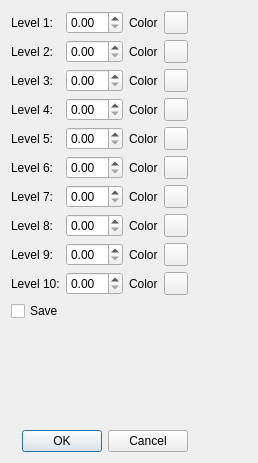
<ui version="4.0" >
 <class>BValueColors</class>
 <widget class="QDialog" name="BValueColors" >
  <property name="geometry" >
   <rect>
    <x>0</x>
    <y>0</y>
    <width>258</width>
    <height>463</height>
   </rect>
  </property>
  <property name="windowTitle" >
   <string>B-Value Range Colors</string>
  </property>
  <layout class="QGridLayout" name="gridLayout_2" >
   <item row="0" column="0" >
    <layout class="QGridLayout" name="gridLayout" >
     <item row="0" column="0" >
      <widget class="QLabel" name="levelLabel_1" >
       <property name="text" >
        <string>Level 1:</string>
       </property>
      </widget>
     </item>
     <item row="0" column="1" >
      <widget class="QDoubleSpinBox" name="levelSpinBox_1" />
     </item>
     <item row="0" column="2" >
      <widget class="QLabel" name="colorLabel_1" >
       <property name="text" >
        <string>Color</string>
       </property>
      </widget>
     </item>
     <item row="0" column="3" >
      <widget class="QToolButton" name="colorToolButton1" >
       <property name="text" >
        <string/>
       </property>
      </widget>
     </item>
     <item row="1" column="0" >
      <widget class="QLabel" name="levelLabel_2" >
       <property name="text" >
        <string>Level 2:</string>
       </property>
      </widget>
     </item>
     <item row="1" column="1" >
      <widget class="QDoubleSpinBox" name="levelSpinBox_2" />
     </item>
     <item row="1" column="2" >
      <widget class="QLabel" name="colorLabel_2" >
       <property name="text" >
        <string>Color</string>
       </property>
      </widget>
     </item>
     <item row="1" column="3" >
      <widget class="QToolButton" name="colorToolButton2" >
       <property name="text" >
        <string/>
       </property>
      </widget>
     </item>
     <item row="2" column="0" >
      <widget class="QLabel" name="levelLabel_3" >
       <property name="text" >
        <string>Level 3:</string>
       </property>
      </widget>
     </item>
     <item row="2" column="1" >
      <widget class="QDoubleSpinBox" name="levelSpinBox_3" />
     </item>
     <item row="2" column="2" >
      <widget class="QLabel" name="colorLabel_3" >
       <property name="text" >
        <string>Color</string>
       </property>
      </widget>
     </item>
     <item row="2" column="3" >
      <widget class="QToolButton" name="colorToolButton3" >
       <property name="text" >
        <string/>
       </property>
      </widget>
     </item>
     <item row="3" column="0" >
      <widget class="QLabel" name="levelLabel_4" >
       <property name="text" >
        <string>Level 4:</string>
       </property>
      </widget>
     </item>
     <item row="3" column="1" >
      <widget class="QDoubleSpinBox" name="levelSpinBox_4" />
     </item>
     <item row="3" column="2" >
      <widget class="QLabel" name="colorLabel_4" >
       <property name="text" >
        <string>Color</string>
       </property>
      </widget>
     </item>
     <item row="3" column="3" >
      <widget class="QToolButton" name="colorToolButton4" >
       <property name="text" >
        <string/>
       </property>
      </widget>
     </item>
     <item row="4" column="0" >
      <widget class="QLabel" name="levelLabel_5" >
       <property name="text" >
        <string>Level 5:</string>
       </property>
      </widget>
     </item>
     <item row="4" column="1" >
      <widget class="QDoubleSpinBox" name="levelSpinBox_5" />
     </item>
     <item row="4" column="2" >
      <widget class="QLabel" name="colorLabel_5" >
       <property name="text" >
        <string>Color</string>
       </property>
      </widget>
     </item>
     <item row="4" column="3" >
      <widget class="QToolButton" name="colorToolButton5" >
       <property name="text" >
        <string/>
       </property>
      </widget>
     </item>
     <item row="5" column="0" >
      <widget class="QLabel" name="levelLabel_6" >
       <property name="text" >
        <string>Level 6:</string>
       </property>
      </widget>
     </item>
     <item row="5" column="1" >
      <widget class="QDoubleSpinBox" name="levelSpinBox_6" />
     </item>
     <item row="5" column="2" >
      <widget class="QLabel" name="colorLabel_6" >
       <property name="text" >
        <string>Color</string>
       </property>
      </widget>
     </item>
     <item row="5" column="3" >
      <widget class="QToolButton" name="colorToolButton6" >
       <property name="text" >
        <string/>
       </property>
      </widget>
     </item>
     <item row="6" column="0" >
      <widget class="QLabel" name="levelLabel_7" >
       <property name="text" >
        <string>Level 7:</string>
       </property>
      </widget>
     </item>
     <item row="6" column="1" >
      <widget class="QDoubleSpinBox" name="levelSpinBox_7" />
     </item>
     <item row="6" column="2" >
      <widget class="QLabel" name="colorLabel_7" >
       <property name="text" >
        <string>Color</string>
       </property>
      </widget>
     </item>
     <item row="6" column="3" >
      <widget class="QToolButton" name="colorToolButton7" >
       <property name="text" >
        <string/>
       </property>
      </widget>
     </item>
     <item row="7" column="0" >
      <widget class="QLabel" name="levelLabel_8" >
       <property name="text" >
        <string>Level 8:</string>
       </property>
      </widget>
     </item>
     <item row="7" column="1" >
      <widget class="QDoubleSpinBox" name="levelSpinBox_8" />
     </item>
     <item row="7" column="2" >
      <widget class="QLabel" name="colorLabel_8" >
       <property name="text" >
        <string>Color</string>
       </property>
      </widget>
     </item>
     <item row="7" column="3" >
      <widget class="QToolButton" name="colorToolButton8" >
       <property name="text" >
        <string/>
       </property>
      </widget>
     </item>
     <item row="8" column="0" >
      <widget class="QLabel" name="levelLabel_9" >
       <property name="text" >
        <string>Level 9:</string>
       </property>
      </widget>
     </item>
     <item row="8" column="1" >
      <widget class="QDoubleSpinBox" name="levelSpinBox_9" />
     </item>
     <item row="8" column="2" >
      <widget class="QLabel" name="colorLabel_9" >
       <property name="text" >
        <string>Color</string>
       </property>
      </widget>
     </item>
     <item row="8" column="3" >
      <widget class="QToolButton" name="colorToolButton9" >
       <property name="text" >
        <string/>
       </property>
      </widget>
     </item>
     <item row="9" column="0" >
      <widget class="QLabel" name="levelLabel_10" >
       <property name="text" >
        <string>Level 10:</string>
       </property>
      </widget>
     </item>
     <item row="9" column="1" >
      <widget class="QDoubleSpinBox" name="levelSpinBox_10" />
     </item>
     <item row="9" column="2" >
      <widget class="QLabel" name="colorLabel_10" >
       <property name="text" >
        <string>Color</string>
       </property>
      </widget>
     </item>
     <item row="9" column="3" >
      <widget class="QToolButton" name="colorToolButton10" >
       <property name="text" >
        <string/>
       </property>
      </widget>
     </item>
     <item row="10" column="0" colspan="4" >
      <widget class="QCheckBox" name="saveCheckBox" >
       <property name="text" >
        <string>Save</string>
       </property>
      </widget>
     </item>
    </layout>
   </item>
   <item row="0" column="1" >
    <spacer name="horizontalSpacer" >
     <property name="orientation" >
      <enum>Qt::Horizontal</enum>
     </property>
     <property name="sizeHint" stdset="0" >
      <size>
       <width>3</width>
       <height>20</height>
      </size>
     </property>
    </spacer>
   </item>
   <item row="1" column="0" >
    <spacer name="verticalSpacer" >
     <property name="orientation" >
      <enum>Qt::Vertical</enum>
     </property>
     <property name="sizeHint" stdset="0" >
      <size>
       <width>20</width>
       <height>8</height>
      </size>
     </property>
    </spacer>
   </item>
   <item row="2" column="0" >
    <widget class="QDialogButtonBox" name="buttonBox" >
     <property name="orientation" >
      <enum>Qt::Horizontal</enum>
     </property>
     <property name="standardButtons" >
      <set>QDialogButtonBox::Cancel|QDialogButtonBox::Ok</set>
     </property>
    </widget>
   </item>
  </layout>
 </widget>
 <tabstops>
  <tabstop>buttonBox</tabstop>
  <tabstop>levelSpinBox_1</tabstop>
  <tabstop>colorToolButton1</tabstop>
  <tabstop>levelSpinBox_2</tabstop>
  <tabstop>colorToolButton2</tabstop>
  <tabstop>levelSpinBox_3</tabstop>
  <tabstop>colorToolButton3</tabstop>
  <tabstop>levelSpinBox_4</tabstop>
  <tabstop>colorToolButton4</tabstop>
  <tabstop>levelSpinBox_5</tabstop>
  <tabstop>colorToolButton5</tabstop>
  <tabstop>levelSpinBox_6</tabstop>
  <tabstop>colorToolButton6</tabstop>
  <tabstop>levelSpinBox_7</tabstop>
  <tabstop>colorToolButton7</tabstop>
  <tabstop>levelSpinBox_8</tabstop>
  <tabstop>colorToolButton8</tabstop>
  <tabstop>levelSpinBox_9</tabstop>
  <tabstop>colorToolButton9</tabstop>
  <tabstop>levelSpinBox_10</tabstop>
  <tabstop>colorToolButton10</tabstop>
  <tabstop>saveCheckBox</tabstop>
 </tabstops>
 <resources/>
 <connections>
  <connection>
   <sender>buttonBox</sender>
   <signal>accepted()</signal>
   <receiver>BValueColors</receiver>
   <slot>accept()</slot>
   <hints>
    <hint type="sourcelabel" >
     <x>187</x>
     <y>442</y>
    </hint>
    <hint type="destinationlabel" >
     <x>238</x>
     <y>282</y>
    </hint>
   </hints>
  </connection>
  <connection>
   <sender>buttonBox</sender>
   <signal>rejected()</signal>
   <receiver>BValueColors</receiver>
   <slot>reject()</slot>
   <hints>
    <hint type="sourcelabel" >
     <x>122</x>
     <y>443</y>
    </hint>
    <hint type="destinationlabel" >
     <x>246</x>
     <y>234</y>
    </hint>
   </hints>
  </connection>
 </connections>
</ui>
